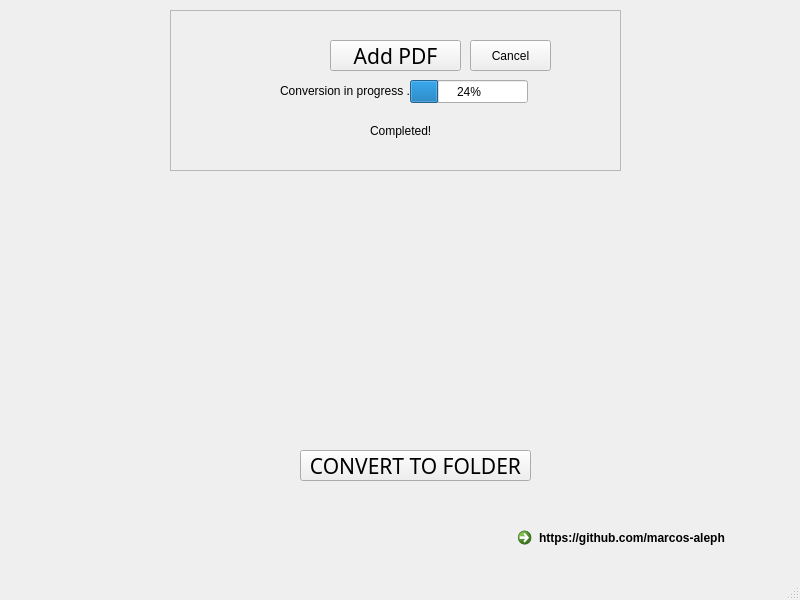
<?xml version="1.0" encoding="UTF-8"?>
<ui version="4.0">
 <class>MainWindow</class>
 <widget class="QMainWindow" name="MainWindow">
  <property name="geometry">
   <rect>
    <x>0</x>
    <y>0</y>
    <width>800</width>
    <height>600</height>
   </rect>
  </property>
  <property name="minimumSize">
   <size>
    <width>800</width>
    <height>0</height>
   </size>
  </property>
  <property name="windowTitle">
   <string>MainWindow</string>
  </property>
  <property name="accessibleName">
   <string/>
  </property>
  <property name="animated">
   <bool>false</bool>
  </property>
  <widget class="QWidget" name="centralwidget">
   <widget class="QCommandLinkButton" name="commandLinkButton">
    <property name="geometry">
     <rect>
      <x>510</x>
      <y>520</y>
      <width>281</width>
      <height>41</height>
     </rect>
    </property>
    <property name="text">
     <string>https://github.com/marcos-aleph</string>
    </property>
   </widget>
   <widget class="QPushButton" name="convertToFolder">
    <property name="geometry">
     <rect>
      <x>300</x>
      <y>450</y>
      <width>231</width>
      <height>31</height>
     </rect>
    </property>
    <property name="font">
     <font>
      <family>MS PGothic</family>
      <pointsize>16</pointsize>
     </font>
    </property>
    <property name="accessibleName">
     <string>&lt;html&gt;&lt;head/&gt;&lt;body&gt;&lt;p&gt;&lt;span style=&quot; font-size:9pt; color:#386c74;&quot;&gt;Click here to convert to export the file to your folder :)&lt;/span&gt;&lt;/p&gt;&lt;/body&gt;&lt;/html&gt;</string>
    </property>
    <property name="autoFillBackground">
     <bool>true</bool>
    </property>
    <property name="text">
     <string>CONVERT TO FOLDER</string>
    </property>
   </widget>
   <widget class="QFrame" name="ProgressFrame">
    <property name="geometry">
     <rect>
      <x>170</x>
      <y>10</y>
      <width>451</width>
      <height>161</height>
     </rect>
    </property>
    <property name="frameShape">
     <enum>QFrame::StyledPanel</enum>
    </property>
    <property name="frameShadow">
     <enum>QFrame::Raised</enum>
    </property>
    <widget class="QLabel" name="conversionInProcess">
     <property name="geometry">
      <rect>
       <x>110</x>
       <y>70</y>
       <width>141</width>
       <height>21</height>
      </rect>
     </property>
     <property name="text">
      <string>Conversion in progress ...</string>
     </property>
    </widget>
    <widget class="QProgressBar" name="progressBar">
     <property name="geometry">
      <rect>
       <x>240</x>
       <y>70</y>
       <width>118</width>
       <height>23</height>
      </rect>
     </property>
     <property name="value">
      <number>24</number>
     </property>
    </widget>
    <widget class="QLabel" name="completed">
     <property name="geometry">
      <rect>
       <x>200</x>
       <y>110</y>
       <width>61</width>
       <height>21</height>
      </rect>
     </property>
     <property name="text">
      <string>Completed!</string>
     </property>
    </widget>
    <widget class="QPushButton" name="cancelButton">
     <property name="geometry">
      <rect>
       <x>300</x>
       <y>30</y>
       <width>81</width>
       <height>31</height>
      </rect>
     </property>
     <property name="text">
      <string>Cancel</string>
     </property>
    </widget>
   </widget>
   <widget class="QPushButton" name="addPdfButton">
    <property name="geometry">
     <rect>
      <x>330</x>
      <y>40</y>
      <width>131</width>
      <height>31</height>
     </rect>
    </property>
    <property name="font">
     <font>
      <family>MS PGothic</family>
      <pointsize>16</pointsize>
     </font>
    </property>
    <property name="mouseTracking">
     <bool>false</bool>
    </property>
    <property name="accessibleName">
     <string>&lt;html&gt;&lt;head/&gt;&lt;body&gt;&lt;p&gt;&lt;span style=&quot; font-size:9pt; color:#386c74;&quot;&gt;Click here to add a .pdf file from your computer :)&lt;/span&gt;&lt;/p&gt;&lt;/body&gt;&lt;/html&gt;</string>
    </property>
    <property name="text">
     <string>Add PDF</string>
    </property>
   </widget>
  </widget>
  <widget class="QMenuBar" name="menubar">
   <property name="geometry">
    <rect>
     <x>0</x>
     <y>0</y>
     <width>800</width>
     <height>21</height>
    </rect>
   </property>
  </widget>
  <widget class="QStatusBar" name="statusbar"/>
 </widget>
 <resources/>
 <connections/>
</ui>
